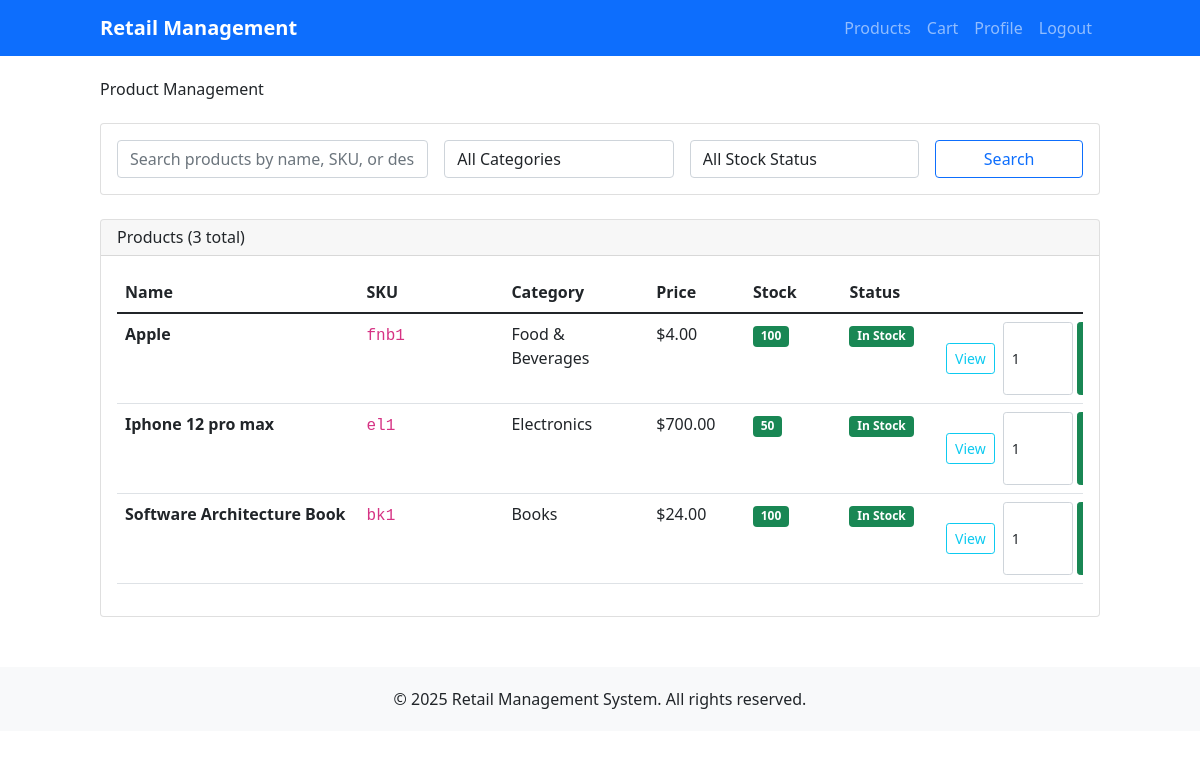
The page /products/ (signed in) on the database its author committed.
### products/models.py (models this page shows, shortened)
class Product(models.Model):
    name = models.CharField(max_length=200)
    description = models.TextField(blank=True)
    sku = models.CharField(max_length=50, unique=True, help_text="Stock Keeping Unit")
    price = models.DecimalField(
        max_digits=10,
        decimal_places=2,
        validators=[MinValueValidator(Decimal('0.01'))]
    )
    category = models.ForeignKey(Category, on_delete=models.CASCADE, related_name='products')
    stock_quantity = models.PositiveIntegerField(default=0)
    is_active = models.BooleanField(default=True)
    created_at = models.DateTimeField(auto_now_add=True)
    updated_at = models.DateTimeField(auto_now=True)
    class Meta:
        ordering = ['name']
        indexes = [
            models.Index(fields=['sku']),
            models.Index(fields=['category']),
            models.Index(fields=['is_active']),
        ]
    @property
    def stock_status(self):
        if self.stock_quantity == 0:
            return "Out of Stock"
        elif self.stock_quantity <= 10:
            return "Low Stock"
        else:
            return "In Stock"

class Category(models.Model):
    name = models.CharField(max_length=100, unique=True)
    description = models.TextField(blank=True)
    created_at = models.DateTimeField(auto_now_add=True)
    updated_at = models.DateTimeField(auto_now=True)
    class Meta:
        verbose_name_plural = "Categories"
        ordering = ['name']
    def __str__(self):
        return self.name

### products/views.py (the view, shortened to what this page needs)
# urls.py: path('', views.product_list, name='product_list'),
@login_required
def product_list(request):
    products = Product.objects.all()
    search_form = ProductSearchForm(request.GET)
    if search_form.is_valid():
        search = search_form.cleaned_data.get('search')
        category = search_form.cleaned_data.get('category')
        stock_status = search_form.cleaned_data.get('stock_status')
        if search:
            products = products.filter(
                Q(name__icontains=search) |
                Q(sku__icontains=search) |
                Q(description__icontains=search)
            )
        if category:
            products = products.filter(category=category)
    paginator = Paginator(products, 10)  # Show 10 products per page
    page_number = request.GET.get('page')
    page_obj = paginator.get_page(page_number)
    context = {
        'page_obj': page_obj,
        'search_form': search_form,
        'total_products': products.count(),
    }
    return render(request, 'products/product_list.html', context)

### products/forms.py
class ProductSearchForm(forms.Form):
    search = forms.CharField(
        max_length=200,
        required=False,
        widget=forms.TextInput(attrs={
            'class': 'form-control',
            'placeholder': 'Search products by name, SKU, or description...'
        })
    )
    category = forms.ModelChoiceField(
        queryset=Category.objects.all(),
        required=False,
        empty_label="All Categories",
        widget=forms.Select(attrs={'class': 'form-control'})
    )
    stock_status = forms.ChoiceField(
        choices=[
            ('', 'All Stock Status'),
            ('in_stock', 'In Stock'),
            ('low_stock', 'Low Stock'),
            ('out_of_stock', 'Out of Stock'),
        ],
        required=False,
        widget=forms.Select(attrs={'class': 'form-control'})
    )

### accounts/context_processors.py (called while the page is built)
def user_admin_status(request):
    if request.user.is_authenticated:
        if request.user.is_superuser:
            return {'user_is_admin': True}
        if hasattr(request.user, 'profile'):
            return {'user_is_admin': request.user.profile.is_admin}
    return {'user_is_admin': False}

### accounts/models.py (called while the page is built)
    @property
    def is_admin(self):
        return self.role == 'admin'

### templates/products/product_list.html (shortened to what this page needs)
{% extends 'accounts/base.html' %}
{% block content %}
<div class="row">
    <div class="col-12">
        <div class="d-flex justify-content-between align-items-center mb-4">
            <h2>Product Management</h2>
        </div>
        <div class="card mb-4">
            <div class="card-body">
                <form method="get" class="row g-3">
                    <div class="col-md-4">
                        {{ search_form.search }}
                    </div>
                    <div class="col-md-3">
                        {{ search_form.category }}
                    </div>
                    <div class="col-md-3">
                        {{ search_form.stock_status }}
                    </div>
                    <div class="col-md-2">
                        <button type="submit" class="btn btn-outline-primary w-100">Search</button>
                    </div>
                </form>
            </div>
        </div>
        <div class="card">
            <div class="card-header d-flex justify-content-between align-items-center">
                <h5 class="mb-0">Products ({{ total_products }} total)</h5>
            </div>
            <div class="card-body">
                {% if page_obj %}
                    <div class="table-responsive">
                        <table class="table table-hover" style="table-layout: fixed;">
                            <thead>
                                <tr>
                                    <th style="width: 25%;">Name</th>
                                    <th style="width: 15%;">SKU</th>
                                    <th style="width: 15%;">Category</th>
                                    <th style="width: 10%;">Price</th>
                                    <th style="width: 10%;">Stock</th>
                                    <th style="width: 10%;">Status</th>
                                </tr>
                            </thead>
                            <tbody>
                                {% for product in page_obj %}
                                <tr>
                                    <td>
                                        <strong class="text-truncate d-block" style="max-width: 100%;" title="{{ product.name }}">{{ product.name }}</strong>
                                    </td>
                                    <td><code>{{ product.sku }}</code></td>
                                    <td>{{ product.category.name }}</td>
                                    <td>${{ product.price }}</td>
                                    <td>
                                        <span class="badge {% if product.stock_quantity == 0 %}bg-danger{% elif product.stock_quantity <= 10 %}bg-warning{% else %}bg-success{% endif %}">
                                            {{ product.stock_quantity }}
                                        </span>
                                    </td>
                                    <td>
                                        <span class="badge {% if product.stock_quantity == 0 %}bg-danger{% elif product.stock_quantity <= 10 %}bg-warning{% else %}bg-success{% endif %}">
                                            {{ product.stock_status }}
                                        </span>
                                    </td>
                                    {% if user_is_admin %}
                                        <td>
                                            <div class="btn-group btn-group-sm">
                                                <a href="{% url 'products:product_detail' product.pk %}" class="btn btn-outline-info">View</a>
                                                <a href="{% url 'products:product_update' product.pk %}" class="btn btn-outline-warning">Edit</a>
                                                <a href="{% url 'products:product_delete' product.pk %}" class="btn btn-outline-danger">Delete</a>
                                            </div>
                                        </td>
                                    {% else %}
                                        <td>
                                            <div class="d-flex gap-2 align-items-center">
                                                <a href="{% url 'products:product_detail' product.pk %}" class="btn btn-outline-info btn-sm">View</a>
                                                {% if product.is_active and product.stock_quantity > 0 %}
                                                    <form method="post" action="{% url 'cart:cart_add' product.id %}" class="d-flex gap-1">
                                                        <input type="number" name="quantity" value="1" min="1" max="{{ product.stock_quantity }}" class="form-control form-control-sm" style="width: 70px;">
                                                        <button type="submit" class="btn btn-success btn-sm">Add to Cart</button>
                                                    </form>
                                                {% else %}
                                                    <button class="btn btn-secondary btn-sm" disabled>Out of Stock</button>
                                                {% endif %}
                                            </div>
                                        </td>
                                    {% endif %}
                                </tr>
                                {% endfor %}
                            </tbody>
                        </table>
                    </div>
                {% else %}
                    <div class="text-center py-5">
                        <h5>No products found</h5>
                        <p class="text-muted">Start by adding your first product!</p>
                        <a href="{% url 'products:product_create' %}" class="btn btn-primary">Add Product</a>
                    </div>
                {% endif %}
            </div>
        </div>
    </div>
</div>
{% endblock %}

### rows shown on the page
Product: name "Apple", sku "fnb1", category.name "Food & Beverages", price "4.00", stock_quantity "100", stock_status "In Stock"
Product: name "Iphone 12 pro max", sku "el1", category.name "Electronics", price "700.00", stock_quantity "50", stock_status "In Stock"
Product: name "Software Architecture Book", sku "bk1", category.name "Books", price "24.00", stock_quantity "100", stock_status "In Stock"

### other values the page prints
{{ total_products }} "3"
